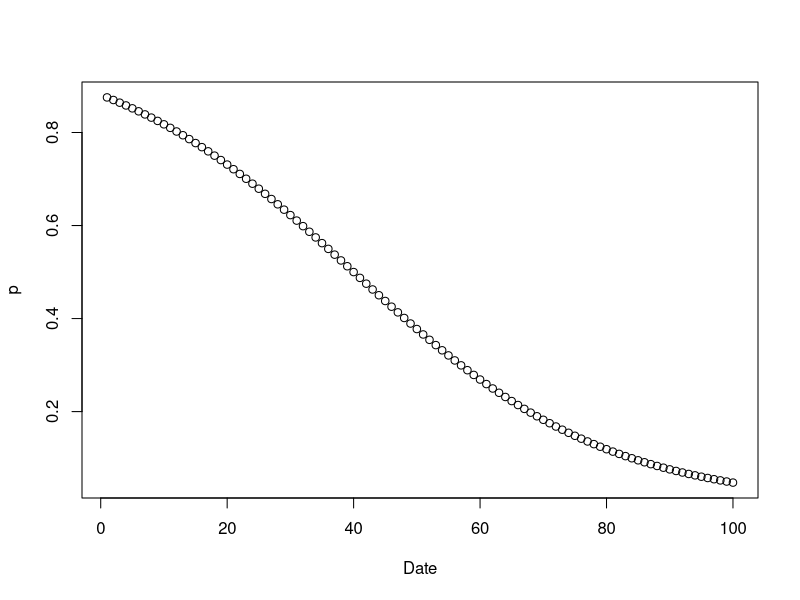
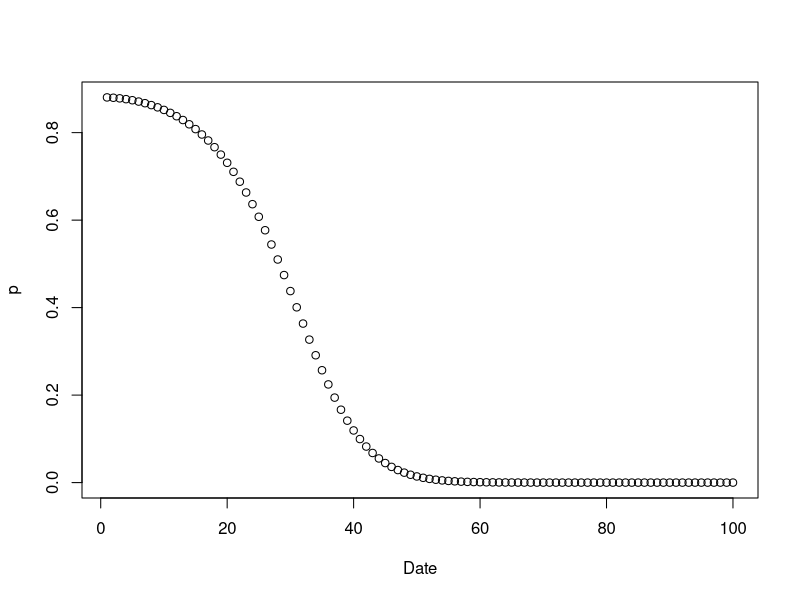
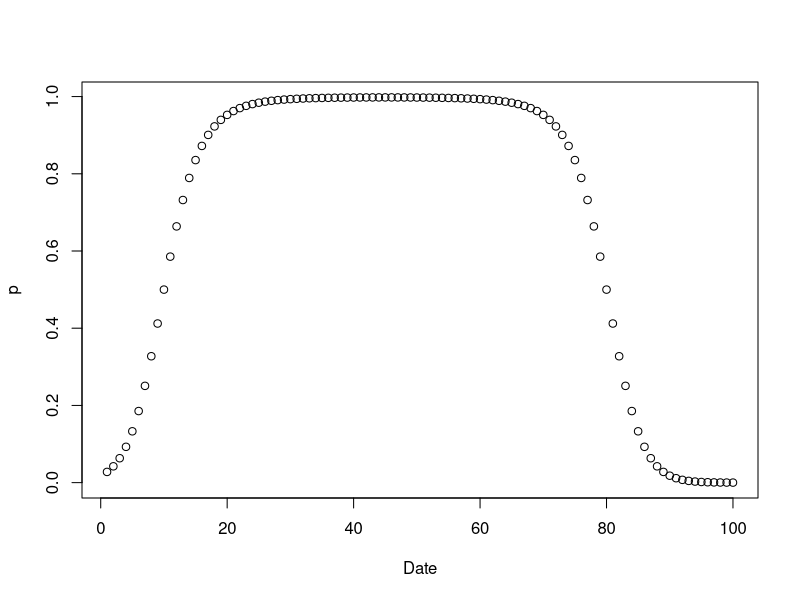
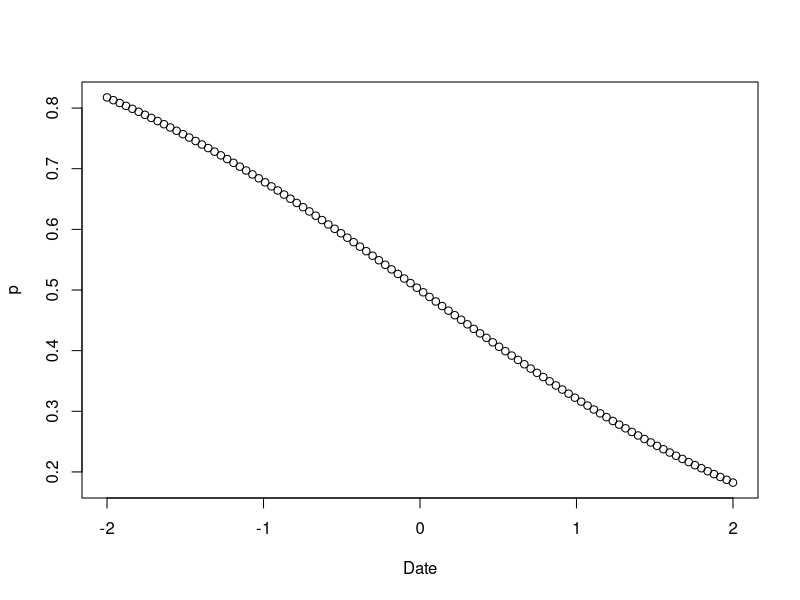
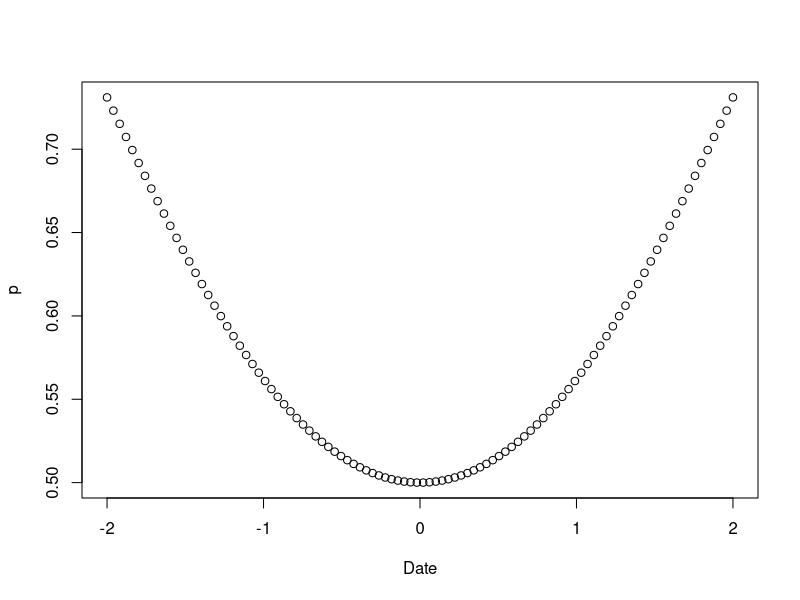
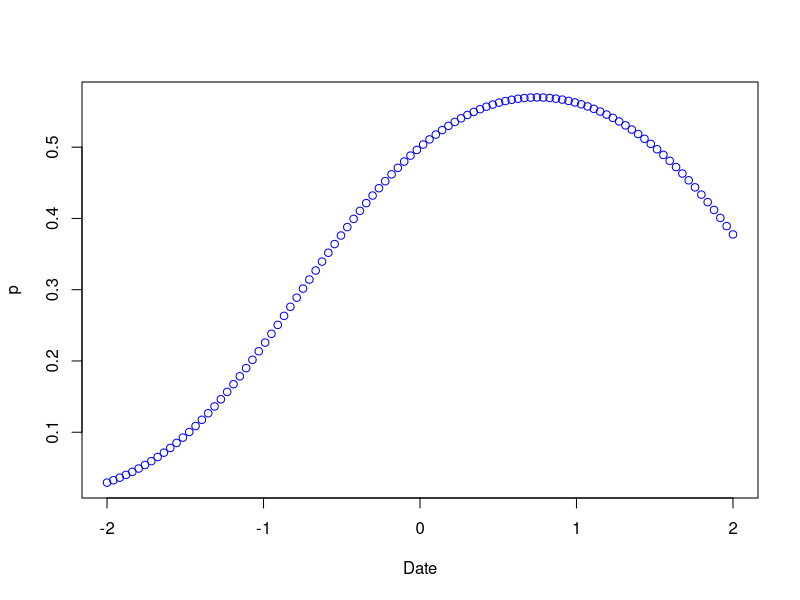
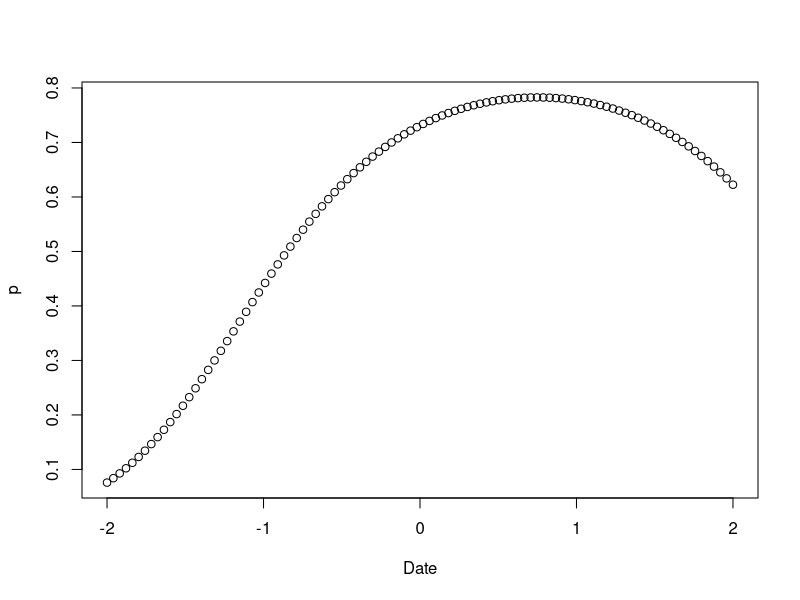
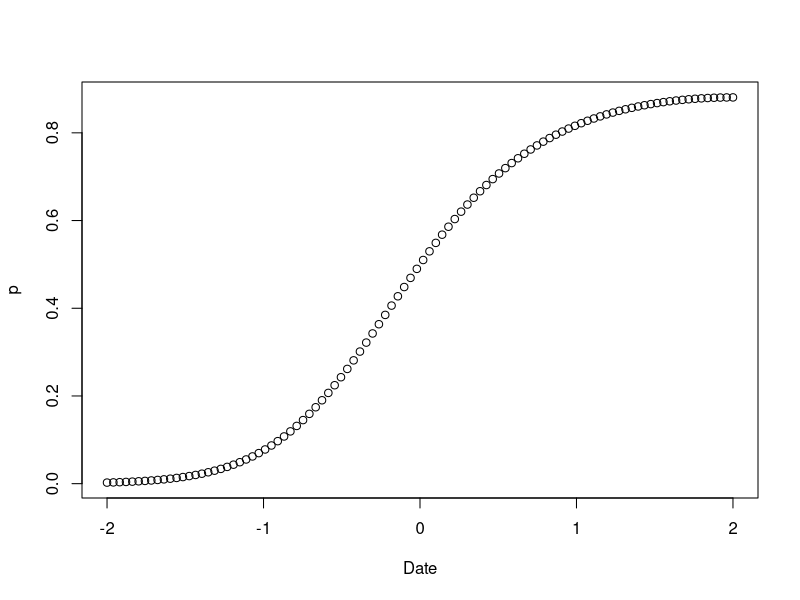

The R source for these figures, in order:
## This is a script from Thomas to show the difference between ways of parameterizing quadratic effects of models

# Examples: Nonstandarzied covariates

# continuous covariate
x <- seq(1,100, length.out = 100)
# linear
beta <- c(2, -0.05)
y <- plogis(beta[1] + beta[2] * x)
plot(y ~ x, ylab = 'p', xlab = 'Date')

# x^2
beta <- c(2, -0.1, -0.0025)
y <- plogis(beta[1] + beta[3] * x * x)
plot(y ~ x, ylab = 'p', xlab = 'Date')

# quadratic
beta <- c(-4, 0.45, -0.005)
y <- plogis(beta[1] + beta[2] * x + beta[3] * x * x)
plot(y ~ x, ylab = 'p', xlab = 'Date')




# ~~~~~~~~~~~~~~~~~~~~~~~~~~~~~~~~~~~~~~~~~~~~~~~~~~~~~~~~~~~~~~~~~~~~~~~~~~~~
# z-standardized covarates
# ~~~~~~~~~~~~~~~~~~~~~~~~~~~~~~~~~~~~~~~~~~~~~~~~~~~~~~~~~~~~~~~~~~~~~~~~~~~~
x <- seq(-2,2, length.out = 100)


# linear
beta <- c(0, -0.75)
y <- plogis(beta[1] + beta[2] * x)
plot(y ~ x, ylab = 'p', xlab = 'Date')

# x^2
beta <- c(0, 0.25)
y <- plogis(beta[1] + beta[2] * x * x)
plot(y ~ x, ylab = 'p', xlab = 'Date')

# quadratic
beta <- c(0, 0.75, -0.5)
y <- plogis(beta[1] + beta[2] * x + beta[3] * x * x)
plot(y ~ x, ylab = 'p', xlab = 'Date', col = "blue")


# Main takeaway: When you have z-standardized data, it changes what coefficients affect which parts of the distribution. 
## Without z-standardized: B0 is intercept on left hand side of graph, B1 is effect on left hand side of graph before inflection, B2 is effect on right hand side of the graph before inflection 
## With z-standardized: B0 is the intercept in the middle of the graph (on the inflection point), B1 is moving that point left and right and affecting the shape of the inflection point, and B2 controls the slop on the left and right hand sides/curves of the graph. 

## When you parameterize a model with just B*x2, you just get the regular quadratic shape. When you do Bx + Bx^2, you get a rise/plateau with a drop off after that.


# Playing around with quadratic
# Change b0 to 1, the intercept for the graph increases and the shape plateaus more
beta <- c(1, 0.75, -0.5)
b0 <- beta[1]
b1 <- beta[2]
b2 <- beta[3]
y <- plogis(b0 + b1 * x + b2 * x * x)
plot(y ~ x, ylab = 'p', xlab = 'Date')

# Change b1 to 2, now the x position of the intercept is shifted to the right (can flip this around with making it -2)
beta <- c(0, 2, -0.5)
b0 <- beta[1]
b1 <- beta[2]
b2 <- beta[3]
y <- plogis(b0 + b1 * x + b2 * x * x)
plot(y ~ x, ylab = 'p', xlab = 'Date')

# Change b1 to 2 and b0 to 1, this shifts it to the right and even farther up and gives it an even bigger curve
beta <- c(1, 2, -0.5)
b0 <- beta[1]
b1 <- beta[2]
b2 <- beta[3]
y <- plogis(b0 + b1 * x + b2 * x * x)
plot(y ~ x, ylab = 'p', xlab = 'Date')

# change b2 to -1 - makes the slope steeper
beta <- c(1, 0.75, -1)
b0 <- beta[1]
b1 <- beta[2]
b2 <- beta[3]
y <- plogis(b0 + b1 * x + b2 * x * x)
plot(y ~ x, ylab = 'p', xlab = 'Date')


# change b2 to 0,5 - flips the direction of the graph 
## Why does the intercept not stay at 1?
beta <- c(1, 0.75, 0.5)
b0 <- beta[1]
b1 <- beta[2]
b2 <- beta[3]
y <- plogis(b0 + b1 * x + b2 * x * x)
plot(y ~ x, ylab = 'p', xlab = 'Date')
